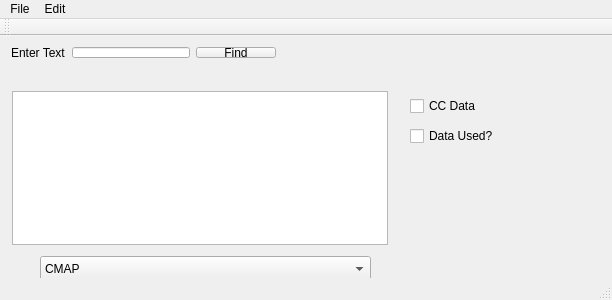
<?xml version="1.0" encoding="UTF-8"?>
<ui version="4.0">
 <class>mamainform</class>
 <widget class="QMainWindow" name="mamainform">
  <property name="enabled">
   <bool>true</bool>
  </property>
  <property name="geometry">
   <rect>
    <x>0</x>
    <y>0</y>
    <width>612</width>
    <height>300</height>
   </rect>
  </property>
  <property name="windowTitle">
   <string>mamainform</string>
  </property>
  <widget class="QWidget" name="centralWidget">
   <widget class="QTextEdit" name="textEdit">
    <property name="geometry">
     <rect>
      <x>12</x>
      <y>55</y>
      <width>376</width>
      <height>154</height>
     </rect>
    </property>
   </widget>
   <widget class="QComboBox" name="modelNameComboBox">
    <property name="enabled">
     <bool>true</bool>
    </property>
    <property name="geometry">
     <rect>
      <x>40</x>
      <y>220</y>
      <width>331</width>
      <height>26</height>
     </rect>
    </property>
    <property name="currentIndex">
     <number>0</number>
    </property>
    <property name="modelColumn">
     <number>0</number>
    </property>
    <item>
     <property name="text">
      <string>CMAP</string>
     </property>
    </item>
    <item>
     <property name="text">
      <string>I-COADS</string>
     </property>
    </item>
    <item>
     <property name="text">
      <string>CRU TS 2.0</string>
     </property>
    </item>
    <item>
     <property name="text">
      <string>Dai</string>
     </property>
    </item>
    <item>
     <property name="text">
      <string>HadISST</string>
     </property>
    </item>
    <item>
     <property name="text">
      <string>Hulme (CRU)</string>
     </property>
    </item>
    <item>
     <property name="text">
      <string>Jones (CRU) Air Temperature</string>
     </property>
    </item>
    <item>
     <property name="text">
      <string>Jones (CRU) SLP</string>
     </property>
    </item>
    <item>
     <property name="text">
      <string>Kaplan (SLP)</string>
     </property>
    </item>
    <item>
     <property name="text">
      <string>Kaplan (SST)</string>
     </property>
    </item>
    <item>
     <property name="text">
      <string>Lucas and Waliser Satellite ECT-Corrected OLR</string>
     </property>
    </item>
    <item>
     <property name="text">
      <string>NCAR Sea Level Pressure</string>
     </property>
    </item>
    <item>
     <property name="text">
      <string>NCEP/NCAR Reanalysis</string>
     </property>
    </item>
    <item>
     <property name="text">
      <string>Reynold Reconstructed SST</string>
     </property>
    </item>
    <item>
     <property name="text">
      <string>Reynolds Optimum Interpolation (OI) SST</string>
     </property>
    </item>
    <item>
     <property name="text">
      <string>Reynolds Optimum Interpolation Ver. 2 (OI.v2) SST</string>
     </property>
    </item>
    <item>
     <property name="text">
      <string>Smith and Reynolds Extended Reconstructed SST (ERSST)</string>
     </property>
    </item>
    <item>
     <property name="text">
      <string>Other</string>
     </property>
    </item>
   </widget>
   <widget class="QWidget" name="layoutWidget">
    <property name="geometry">
     <rect>
      <x>0</x>
      <y>0</y>
      <width>287</width>
      <height>33</height>
     </rect>
    </property>
    <layout class="QHBoxLayout" name="horizontalLayout">
     <item>
      <widget class="QLabel" name="label">
       <property name="text">
        <string>Enter Text</string>
       </property>
      </widget>
     </item>
     <item>
      <widget class="QLineEdit" name="lineEdit"/>
     </item>
     <item>
      <widget class="QPushButton" name="findButton">
       <property name="text">
        <string>Find</string>
       </property>
      </widget>
     </item>
    </layout>
   </widget>
   <widget class="QCheckBox" name="checkBox">
    <property name="geometry">
     <rect>
      <x>410</x>
      <y>60</y>
      <width>87</width>
      <height>20</height>
     </rect>
    </property>
    <property name="text">
     <string>CC Data</string>
    </property>
   </widget>
   <widget class="QCheckBox" name="checkBox_2">
    <property name="geometry">
     <rect>
      <x>410</x>
      <y>90</y>
      <width>87</width>
      <height>20</height>
     </rect>
    </property>
    <property name="text">
     <string>Data Used?</string>
    </property>
   </widget>
  </widget>
  <widget class="QMenuBar" name="menuBar">
   <property name="geometry">
    <rect>
     <x>0</x>
     <y>0</y>
     <width>612</width>
     <height>22</height>
    </rect>
   </property>
   <widget class="QMenu" name="menuFile">
    <property name="title">
     <string>File</string>
    </property>
   </widget>
   <widget class="QMenu" name="menuEdit">
    <property name="title">
     <string>Edit</string>
    </property>
   </widget>
   <addaction name="menuFile"/>
   <addaction name="menuEdit"/>
  </widget>
  <widget class="QToolBar" name="mainToolBar">
   <attribute name="toolBarArea">
    <enum>TopToolBarArea</enum>
   </attribute>
   <attribute name="toolBarBreak">
    <bool>false</bool>
   </attribute>
  </widget>
  <widget class="QStatusBar" name="statusBar"/>
 </widget>
 <layoutdefault spacing="6" margin="11"/>
 <resources/>
 <connections>
  <connection>
   <sender>modelNameComboBox</sender>
   <signal>currentIndexChanged(QString)</signal>
   <receiver>lineEdit</receiver>
   <slot>setText(QString)</slot>
   <hints>
    <hint type="sourcelabel">
     <x>126</x>
     <y>271</y>
    </hint>
    <hint type="destinationlabel">
     <x>172</x>
     <y>59</y>
    </hint>
   </hints>
  </connection>
  <connection>
   <sender>checkBox_2</sender>
   <signal>clicked()</signal>
   <receiver>modelNameComboBox</receiver>
   <slot>show()</slot>
   <hints>
    <hint type="sourcelabel">
     <x>417</x>
     <y>134</y>
    </hint>
    <hint type="destinationlabel">
     <x>360</x>
     <y>259</y>
    </hint>
   </hints>
  </connection>
 </connections>
</ui>
